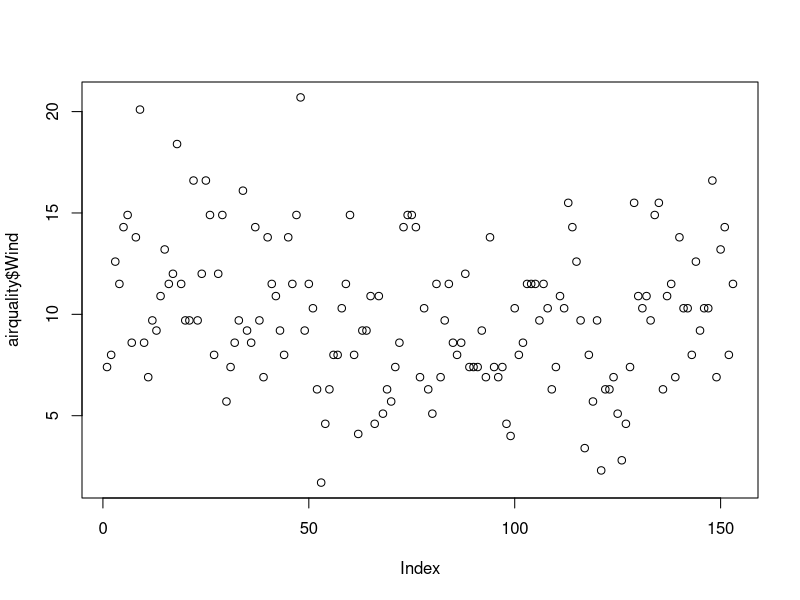
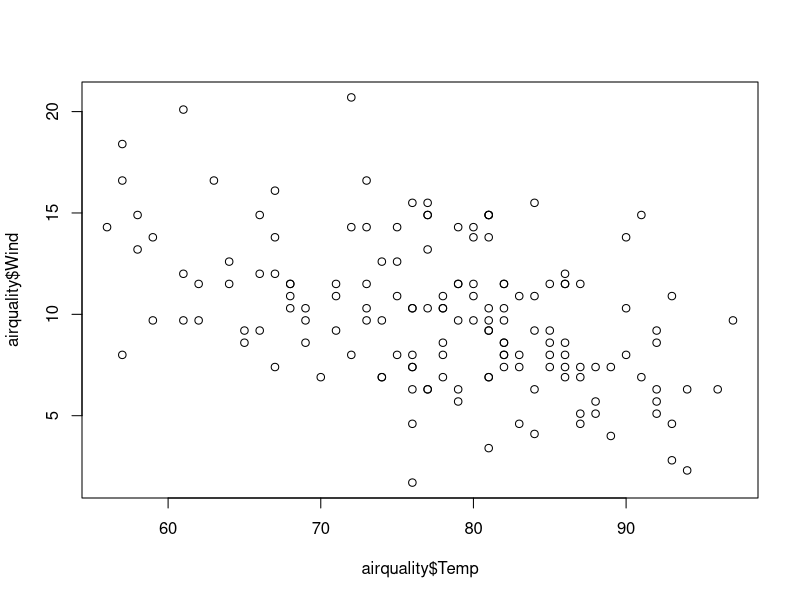
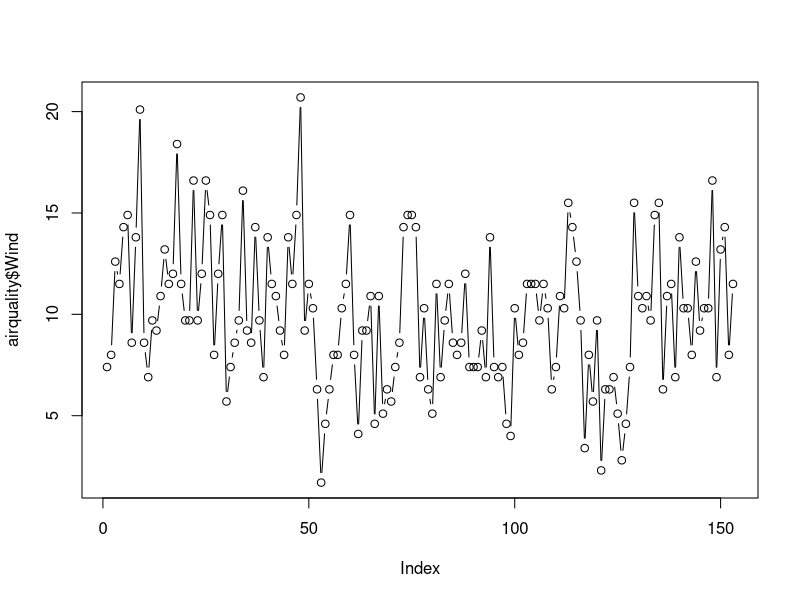
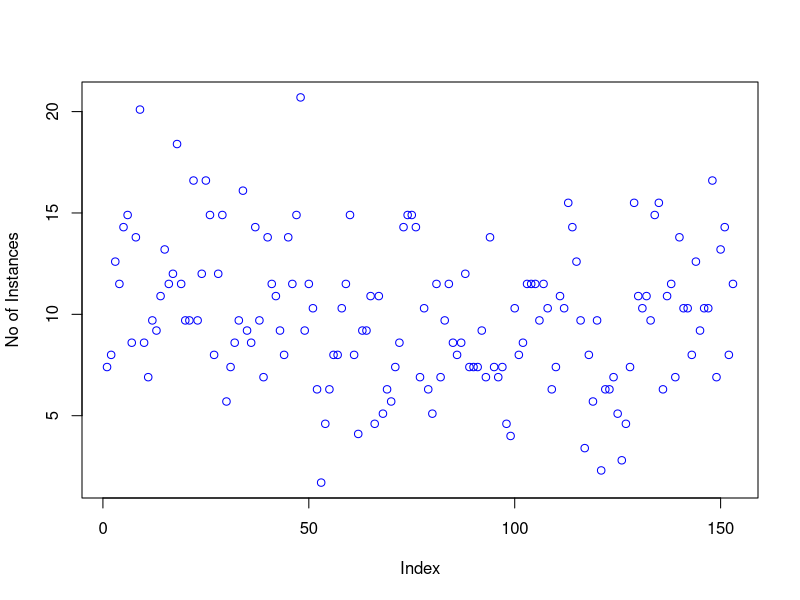
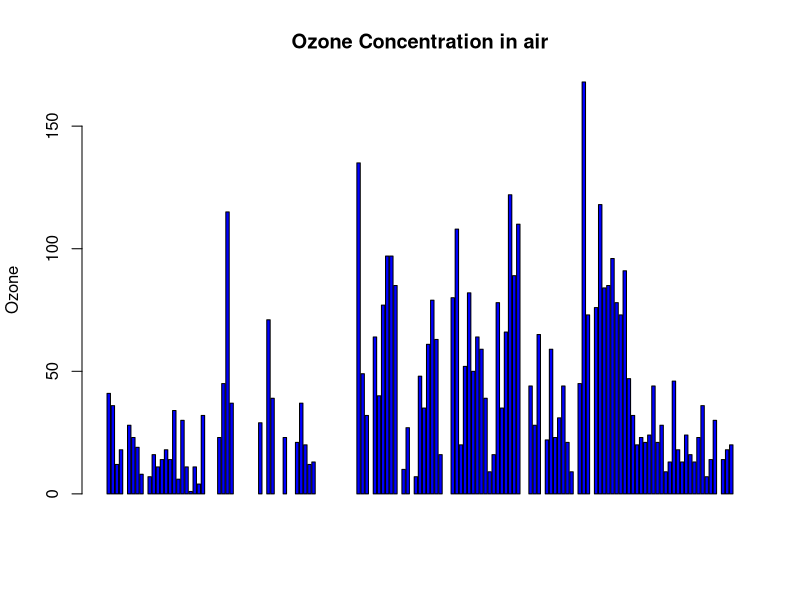
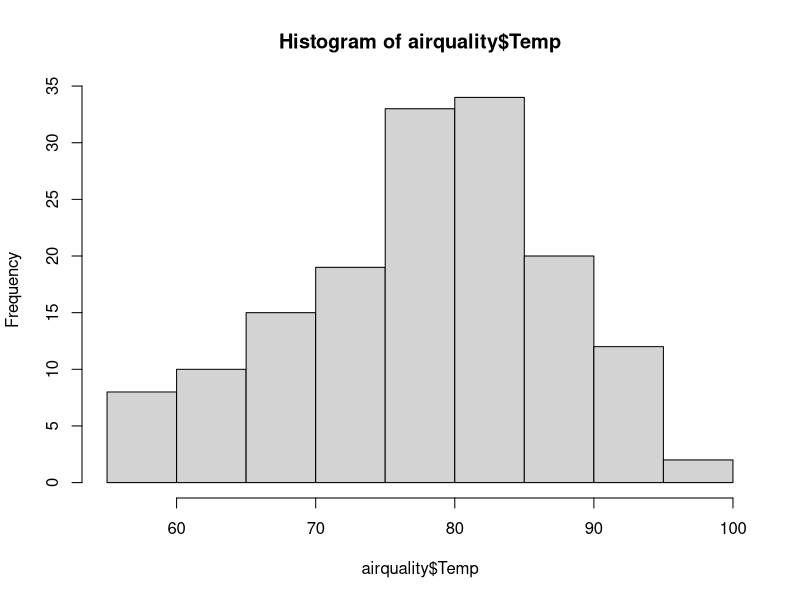
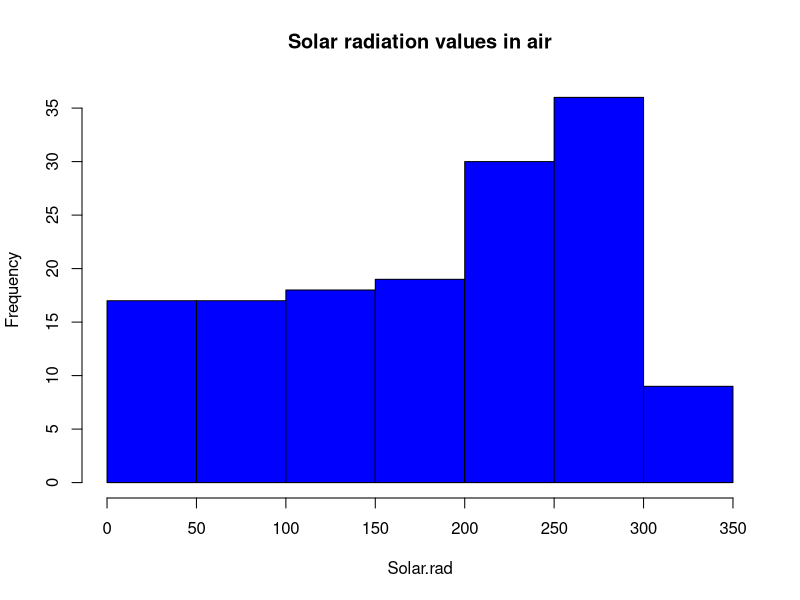
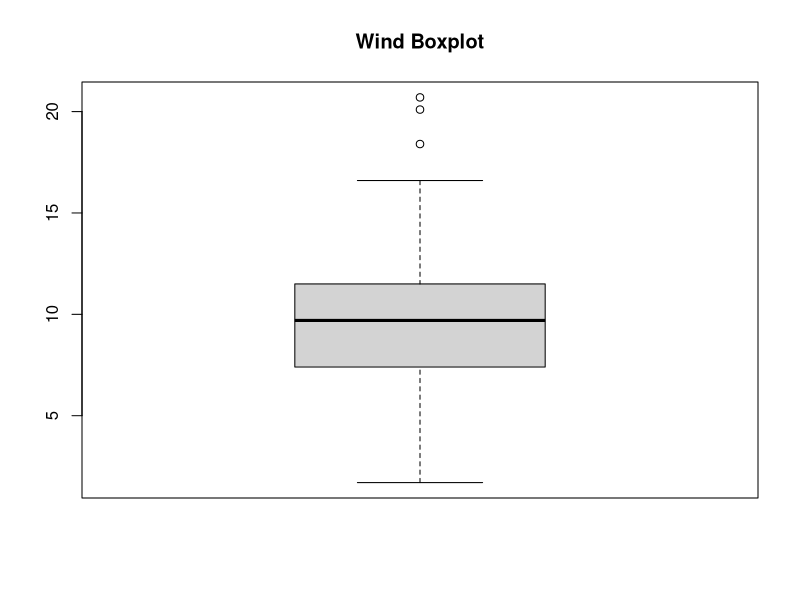

Source code (R) for these figures, in order:
airquality <- datasets::airquality

#top 10 rows and last 10 rows

head(airquality, 10)

tail(airquality,5)

#how to access columns

airquality[,c(1,2)]

df_trunc<-airquality[,-6]

summary(airquality[,1])


airquality$Day

airquality$Wind

summary(airquality$Wind)


###########Summary of the data#########

summary(airquality)
summary(airquality$Wind) 


#plot

plot(airquality$Wind)

plot(airquality$Temp, airquality$Wind, type = "p" )

plot(airquality$Wind, type = 'b') #p for points, l for Lines and b for both

plot(airquality$Wind, Xlab= 'Ozone Concentration', ylab = 'No of Instances', Main = 'Ozone levels in NY city', col ='blue')

#Horizontal bar plot

barplot(airquality$Ozone, main = 'Ozone Concentration in air', ylab = 'Ozone', col='blue', horiz = F, axes = T)

#Histogram

hist(airquality$Temp)
hist(airquality$Solar.R,
     main = 'Solar radiation values in air',
     xlab = 'Solar.rad', col='blue')

#How to Plot single boxplot

boxplot(airquality$Wind,main='Wind Boxplot')

#How to Plot multiple boxplots

boxplot(airquality[,1:4], main='Mulitple')


#Margin of Grid(mar)
#No of Columns and Rows (mfrow),
#Whether a border is to be included
#and position of the 
#lables (las: 1 for horizontal, las:0 for vertical)
#bty - box around plot

par(mfrow=c(3,3),mar=c(2,5,2,1), las=0, bty='n')

plot(airquality$Ozone)
plot(airquality$Ozone, airquality$Wind)
plot(airquality$Ozone, type='l')
plot(airquality$Ozone, type='l')
plot(airquality$Ozone, type='l')
barplot(airquality$Ozone, main = 'Ozone Concentration in air', ylab = 'Ozone', col='green', horiz = F, axes = T)
hist(airquality$Solar.R)
boxplot(airquality$Solar.R)
boxplot(airquality[,0:4], Main='mulitple Box Plots')


